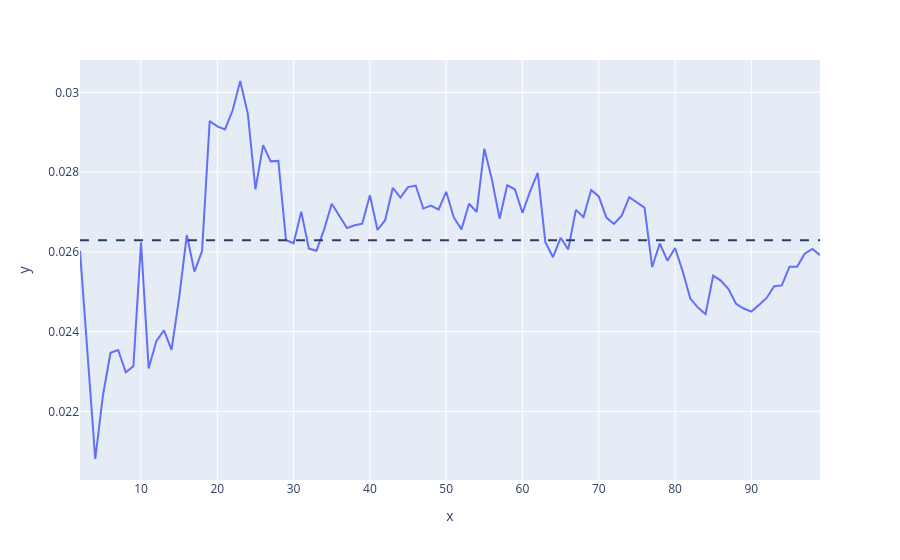

Notebook code for this chart:
### Code cell
print(f"Best n clusters = {best_n_clusters['n']} with a silhouette score of {best_n_clusters['score']}")
fig = px.line(x=range(*k_range), y=silhouettes)

avg = sum(silhouettes) / len(silhouettes)
fig.add_hline(y=avg, line_dash='dash')

### Figure 1 — Plotly figure (JSON) as saved in the notebook; plotly's stock layout.template omitted (floating-point values rounded to 4 significant figures)
{"data": [{"hovertemplate": "x=%{x}<br>y=%{y}<extra></extra>", "legendgroup": "", "line": {"color": "#636efa", "dash": "solid"}, "marker": {"symbol": "circle"}, "mode": "lines", "name": "", "orientation": "v", "showlegend": false, "type": "scatter", "x": [2, 3, 4, 5, 6, 7, 8, 9, 10, 11, 12, 13, 14, 15, 16, 17, 18, 19, 20, 21, 22, 23, 24, 25, 26, 27, 28, 29, 30, 31, 32, 33, 34, 35, 36, 37, 38, 39, 40, 41, 42, 43, 44, 45, 46, 47, 48, 49, 50, 51, 52, 53, 54, 55, 56, 57, 58, 59, 60, 61, 62, 63, 64, 65, 66, 67, 68, 69, 70, 71, 72, 73, 74, 75, 76, 77, 78, 79, 80, 81, 82, 83, 84, 85, 86, 87, 88, 89, 90, 91, 92, 93, 94, 95, 96, 97, 98, 99], "xaxis": "x", "y": [0.02603, 0.02331, 0.02081, 0.02239, 0.02347, 0.02354, 0.02298, 0.02313, 0.02624, 0.02308, 0.02376, 0.02403, 0.02354, 0.02486, 0.02642, 0.02551, 0.02602, 0.02928, 0.02915, 0.02907, 0.02955, 0.03029, 0.02946, 0.02757, 0.02868, 0.02827, 0.02828, 0.0263, 0.02622, 0.02701, 0.02608, 0.02603, 0.02656, 0.02721, 0.02689, 0.0266, 0.02667, 0.02671, 0.02742, 0.02655, 0.02679, 0.0276, 0.02736, 0.02762, 0.02766, 0.02709, 0.02716, 0.02706, 0.02751, 0.02686, 0.02656, 0.02721, 0.027, 0.02859, 0.02781, 0.02683, 0.02767, 0.02757, 0.02698, 0.02752, 0.02798, 0.02624, 0.02587, 0.02635, 0.02606, 0.02705, 0.02687, 0.02755, 0.02739, 0.02686, 0.0267, 0.02691, 0.02737, 0.02724, 0.02711, 0.02562, 0.02621, 0.02578, 0.0261, 0.02552, 0.02483, 0.0246, 0.02444, 0.02541, 0.02528, 0.02507, 0.0247, 0.02458, 0.0245, 0.02467, 0.02485, 0.02514, 0.02516, 0.02563, 0.02563, 0.02595, 0.02607, 0.02592], "yaxis": "y"}], "layout": {"legend": {"tracegroupgap": 0}, "margin": {"t": 60}, "shapes": [{"line": {"dash": "dash"}, "type": "line", "x0": 0, "x1": 1, "xref": "x domain", "y0": 0.02629, "y1": 0.02629, "yref": "y"}], "xaxis": {"anchor": "y", "domain": [0, 1], "title": {"text": "x"}}, "yaxis": {"anchor": "x", "domain": [0, 1], "title": {"text": "y"}}}}
